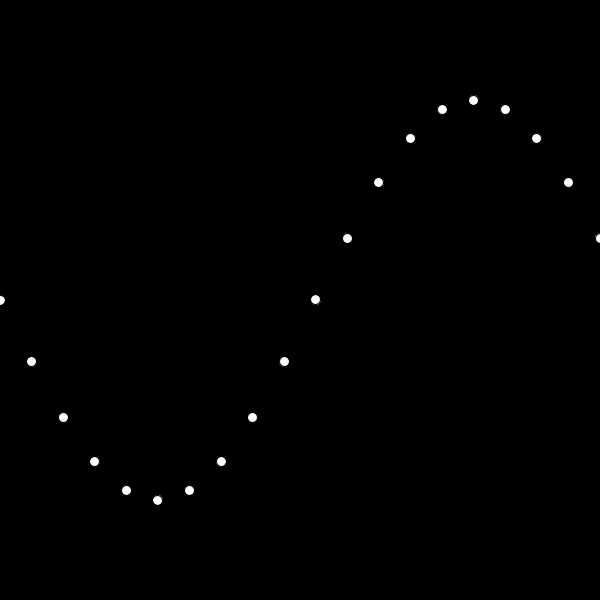
Frame 1 (no input)
Frame 60 (the mouse pressed at the canvas centre just before this capture): identical to frame 1, image omitted
Frame 120 (the mouse held since frame 60 and released just before this capture): identical to frame 1, image omitted

The Processing sketch that drew this single still picture (run headless with seeded random() and noise(); from frame 60 on, the mouse is pressed at the canvas centre):

// Processing sketch: curve_points
// ── curve_points.pde
int dots = 20;

void setup() {
  size(600, 600);

}

void draw() {
  background(0);
  
  for (int i = 0; i < dots; i++) {
      float x = map(i, 0, dots-1, 0, width);
      float y = sin(i / float(dots) * TWO_PI) * 200;
      
      ellipse(x, y + height * 0.5, 10, 10);
  }
}
